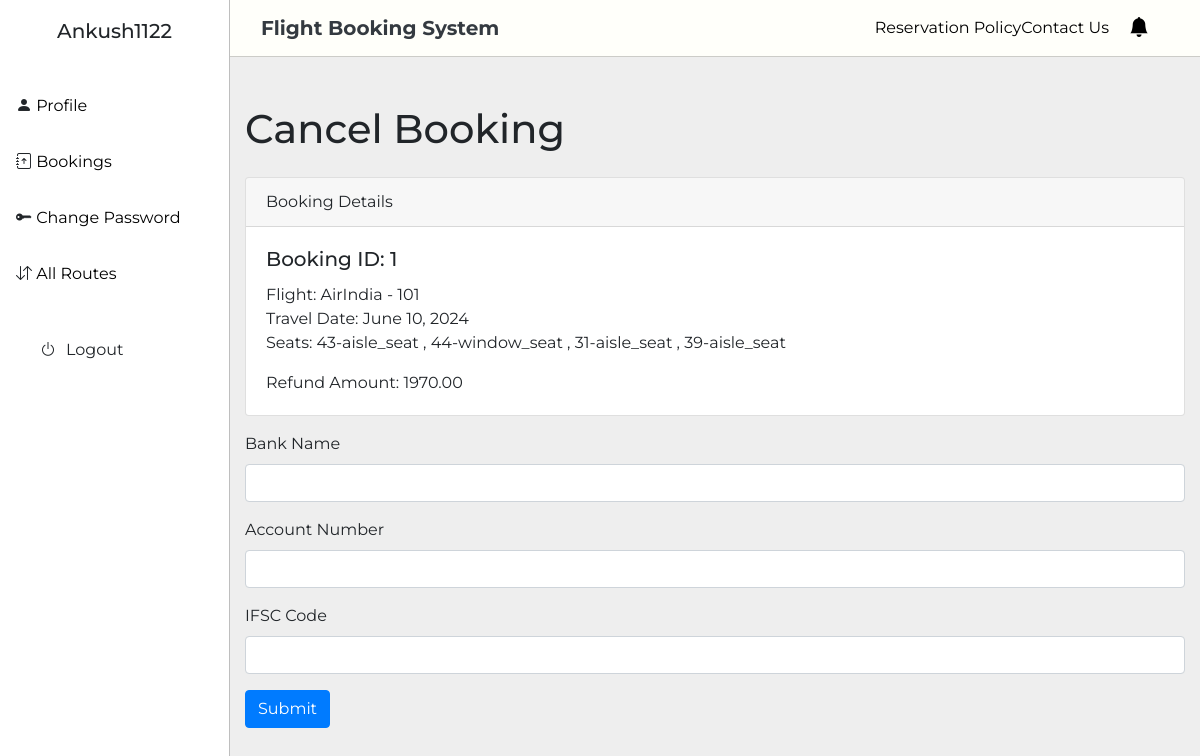
The page /booking/booking-cancel/1 (signed in) on the database its author committed.
### accounts/models.py (models this page shows)
class User(AbstractUser):
    phone_number = models.CharField(max_length=20)

### booking/models.py (models this page shows, shortened)
class Booking(models.Model):
    user = models.ForeignKey(User, on_delete=models.CASCADE)
    source_location = models.CharField(max_length=100)
    destination_location = models.CharField(max_length=100)
    schedule = models.ForeignKey(Schedule, on_delete=models.SET_NULL, null=True)
    seats = models.ManyToManyField(Seat)
    total_seats = models.IntegerField(default=0)
    status = models.CharField(max_length=20, default="pending")
    amount = models.DecimalField(max_digits=10, decimal_places=2, default=0)
    travel_date = models.DateField()
    created_at = models.DateTimeField(auto_now_add=True)
    updated_at = models.DateTimeField(auto_now=True)

### home/models.py (models this page shows, shortened)
class Schedule(models.Model):
    flight = models.OneToOneField(Flight, on_delete=models.CASCADE)
    route = models.ForeignKey(Route, on_delete=models.CASCADE)
    source_departure_datetime = models.DateTimeField()
    destination_arrival_datetime = models.DateTimeField()
    duration = models.DurationField(null=True, blank=True)
    total_seats_on_flight = models.IntegerField(null=True, blank=True)
    total_available_seats_on_flight = models.IntegerField(null=True, blank=True)
    created_at = models.DateTimeField(auto_now_add=True)
    updated_at = models.DateTimeField(auto_now=True)
    class Meta:
        ordering = ["source_departure_datetime"]

class Flight(models.Model):
    flight_no = models.CharField(max_length=50, unique=True)
    flight_TYPES = [
        ("low cost carrier", "low cost carrier"),
        ("full service", "full service"),
    ]
    name = models.CharField(max_length=100)
    type = models.CharField(max_length=20, choices=flight_TYPES)
    capacity = models.IntegerField()
    created_at = models.DateTimeField(auto_now_add=True)
    updated_at = models.DateTimeField(auto_now=True)
    def __str__(self):
        return f"{self.name} - {self.flight_no}"

class Seat(models.Model):
    SEAT_CATEGORIES = [
        ("window_seat", "window_seat"),
        ("aisle_seat", "aisle_seat"),
    ]
    FLIGHT_CLASS = [
        ("economy", "economy"),
        ("premium_economy", "premium_economy"),
        ("business", "business"),
        ("first", "first"),
    ]
    flight = models.ForeignKey(Flight, on_delete=models.CASCADE, related_name="seat_set")
    seat_number = models.CharField(max_length=10)
    flight_class = models.CharField(max_length=20, choices=FLIGHT_CLASS)
    category = models.CharField(max_length=20, choices=SEAT_CATEGORIES)
    is_available = models.BooleanField(default=True)
    price = models.DecimalField(max_digits=10, decimal_places=2, default=0.0)
    created_at = models.DateTimeField(auto_now_add=True)
    updated_at = models.DateTimeField(auto_now=True)
    class Meta:
        ordering = ["flight", 'flight_class', "seat_number"]

### booking/views.py (the view)
def cancelBooking(request, booking_id):
    middleware = AuthenticationMiddleware(get_user)
    middleware.process_request(request)
    if not request.user.is_authenticated:
        return HttpResponse("Submission without login is not allowed ")
    booking = Booking.objects.get(id=booking_id)
    if request.method == 'POST':
        return redirect('cancelBookingRefund', booking_id)
    context = {
        'booking': booking,
    }
    return render(request, "booking/cancel.html", context)

### templates/booking/cancel.html (shortened to what this page needs)
{% extends 'base.html' %}
{% load static %}
{% block body %}
<div class="container mt-5">
  <div class="row">
    <div class="col-md-12">
      <h1 class="mb-4">Cancel Booking</h1>
      <div class="card">
        <div class="card-header">
          Booking Details
        </div>
        <div class="card-body">
          <h5 class="card-title">Booking ID: {{ booking.id }}</h5>
          <p class="card-text">Flight: {{ booking.schedule.flight }}<br>
            Travel Date: {{ booking.travel_date }}<br>
            Seats:
            {% for seat in booking.seats.all %}
            {{ seat.seat_number }}-{{ seat.category}}
            {% if not forloop.last %}, {% endif %}
            {% endfor %}
          </p>
          <p class="card-text">Refund Amount: {{ booking.amount }}</p>
        </div>
      </div>
      <form action="" method="POST">
        <div class="mb-3">
          <label for="bank_name" class="form-label">Bank Name</label>
          <input type="text" class="form-control" id="bank_name" name="bank_name" required>
        </div>
        <div class="mb-3">
          <label for="account_number" class="form-label">Account Number</label>
          <input type="text" class="form-control" id="account_number" name="account_number" required>
        </div>
        <div class="mb-3">
          <label for="ifsc_code" class="form-label">IFSC Code</label>
          <input type="text" class="form-control" id="ifsc_code" name="ifsc_code" required>
        </div>
        <button type="submit" class="btn btn-primary">Submit</button>
      </form>
    </div>
  </div>
</div>
{% endblock body %}

### templates/sideNav.html (shortened to what this page needs)
<div class="custom">
  <div class="custom-header">
    <h5 class="custom-title" id="offcanvasLabel">{{ user.username }}</h5>
  </div>
  <div class="custom-body">
      {% if user.is_authenticated %}
      <ul class="sidenav-list">
        <li class="sidenav-list-item"><i class="bi bi-person-fill"></i> <a href= "{% url 'profile' %}" class="dash-link">Profile</a></li>
        <li class="sidenav-list-item"><i class="bi bi-journal-arrow-up"></i> <a href= "{% url 'allBookings' %}" class="dash-link">Bookings</a></li>
        <li class="sidenav-list-item"><i class="bi bi-key-fill"></i> <a href="{% url 'password_change' %}" class="dash-link">Change Password</a>   </li>
        <li class="sidenav-list-item"><i class="bi bi-arrow-down-up"></i> <a href= "{% url 'all_routes' %}" class="dash-link">All Routes</a></li>
        <ul class="login-btns">
          <li class="sidenav-list-item"> <a class="dash-link">
            <form action='{% url 'handleLogout' %}' method='post'>
              <button class="dropdown-item" type="submit"><i class="bi bi-power" style="margin-right:10px;"></i>Logout</button>
          </form>
          </a></li>
        </ul>
      </ul>
      {% endif %}
  </div>
</div>

### static/css/style.css (style rules this page uses)
:root { --cerulean: #4484ce; --aluminium: #FFFFFA; --light: #f9cf00; --tangerine: #f19f4d; }
* { font-family: 'Montserrat', sans-serif; }
body { background-color: var(--aluminium); overflow: visible !important; }
.sidenav-list { list-style: none; text-align: left; padding-left: 0; }
.sidenav-list-item { text-decoration: none; padding: 1rem 0; }
.dash-link { text-decoration: none; color: black; }
.login-btns { list-style: none; text-align: left; padding-left: 0; }
.custom { width: 230px; top: 0; left: 0; border-right: 1px solid rgba(0, 0, 0, .2); position: fixed; bottom: 0; z-index: 1045; display: flex; flex-direction: column; max-width: 100%; background-color: #fff; background-clip: padding-box; outline: 0; transition: transform .3s ease-in-out; }
.custom-header { justify-content: center; display: flex; align-items: center; padding: 1rem 1rem; }
.custom-title { margin-bottom: 0; line-height: 1.5; }
.custom-body { flex-grow: 1; padding: 1rem 1rem; overflow-y: auto; }

### static/css/personalModal.css (style rules this page uses)
body { background-color: #eee }

### rows shown on the page
User: username "Ankush1122"
Booking: id "1", schedule.flight "AirIndia - 101", travel_date "June 10, 2024", amount "1970.00"
Seat: seat_number "43", category "aisle_seat"
Seat: seat_number "44", category "window_seat"
Seat: seat_number "31", category "aisle_seat"
Seat: seat_number "39", category "aisle_seat"
